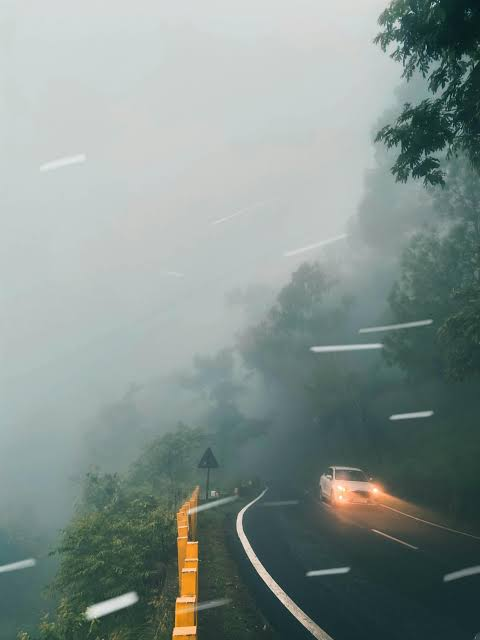
#> input picture fog image/car image 1.jpeg, 480 x 640 px, found by its file name; its folder holds only this picture in this run
$ python 'clahe vth folder.py'
#> lines starting #> are read from the running program, lines starting #| are printed output that depends on the picture
#> in process_images, input_image is the input picture: shape (640, 480, 3); mean B, G, R 141.5, 145.6, 131.9
import cv2
import numpy as np
import os
import time

def compute_psnr(img1, img2):
    mse = np.mean((img1.astype(np.float32) - img2.astype(np.float32)) ** 2)
    if mse == 0:
        return float('inf')
    PIXEL_MAX = 255.0
    return 10 * np.log10((PIXEL_MAX ** 2) / mse)

def compute_single_image_snr(image):
    image = image.astype(np.float32)
    smooth = cv2.GaussianBlur(image, (5, 5), 1)
    noise = image - smooth
    signal_power = np.mean(image ** 2)
    noise_power = np.mean(noise ** 2)
    if noise_power == 0:
        return float('inf')
    return 10 * np.log10(signal_power / noise_power)

def defog_image(image):
    # Convert to LAB and apply CLAHE
    lab = cv2.cvtColor(image, cv2.COLOR_BGR2LAB)
#> lab: shape (640, 480, 3); mean of channels 0, 1, 2 149, 122.2, 128.5
    l, a, b = cv2.split(lab)
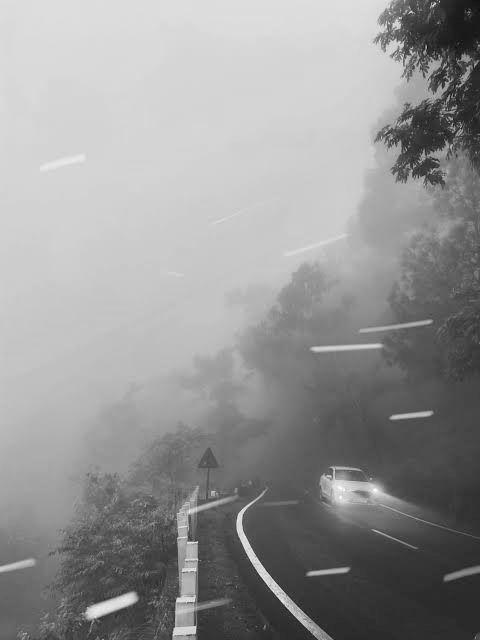
#> l: shape (640, 480); min 11, max 252, mean 149
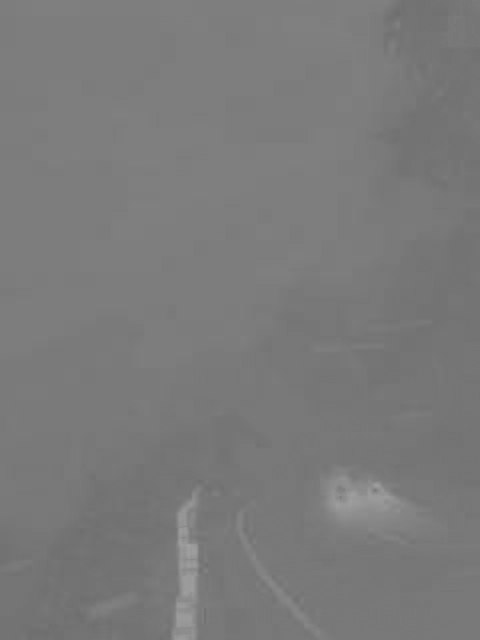
#> a: shape (640, 480); min 109, max 162, mean 122.2
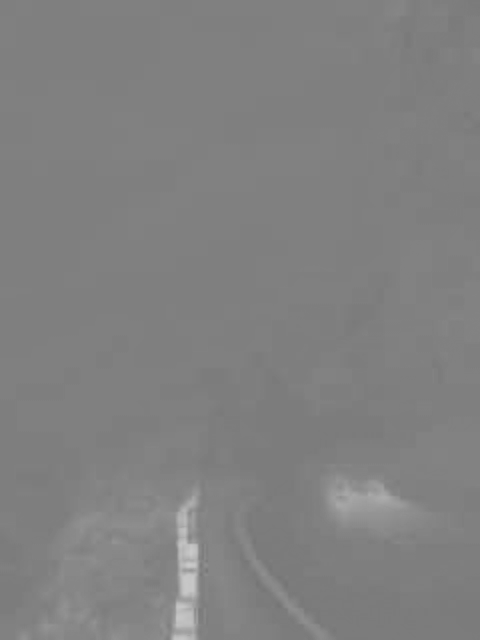
#> b: shape (640, 480); min 117, max 202, mean 128.5

    # CLAHE for light enhancement
    clahe = cv2.createCLAHE(clipLimit=3.0, tileGridSize=(8, 8))
    l_clahe = clahe.apply(l)
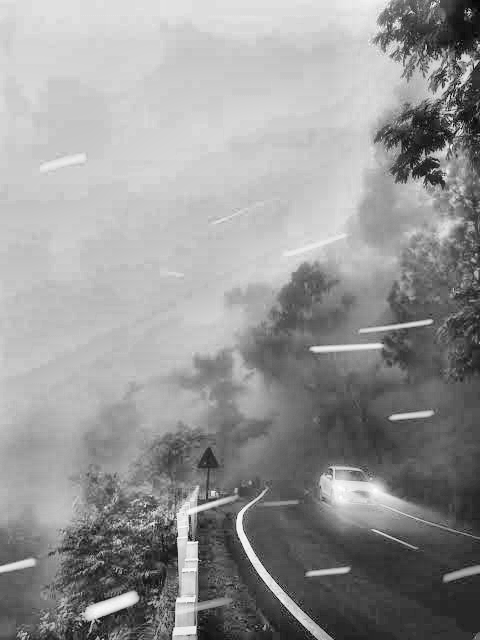
#> l_clahe: shape (640, 480); min 3, max 254, mean 149.6

    lab_clahe = cv2.merge((l_clahe, a, b))
#> lab_clahe: shape (640, 480, 3); mean of channels 0, 1, 2 149.6, 122.2, 128.5
    enhanced = cv2.cvtColor(lab_clahe, cv2.COLOR_LAB2BGR)
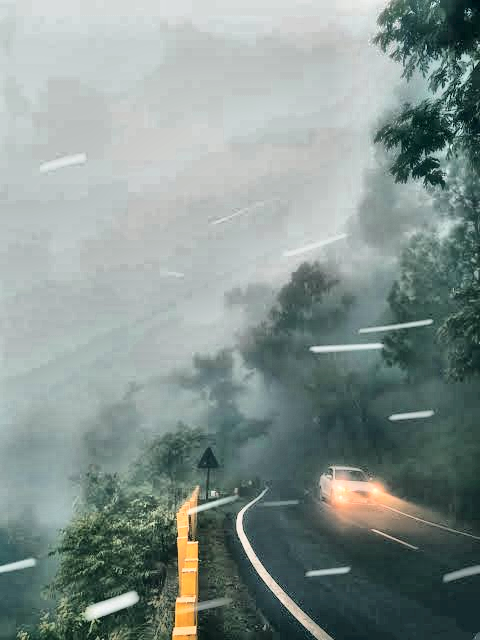
#> enhanced: shape (640, 480, 3); mean B, G, R 142.3, 146.4, 132.4

    # Apply denoising for a clean look
    enhanced = cv2.fastNlMeansDenoisingColored(enhanced, None, h=10, hColor=10,
                                               templateWindowSize=7, searchWindowSize=21)
    return enhanced

def process_images(input_folder, output_folder):
    if not os.path.exists(output_folder):
        os.makedirs(output_folder)

    for filename in os.listdir(input_folder):
        if filename.lower().endswith(('.png', '.jpg', '.jpeg', '.bmp')):
            input_path = os.path.join(input_folder, filename)
            output_path = os.path.join(output_folder, f"clahedefogged_{filename}")

            input_image = cv2.imread(input_path)
            if input_image is None:
                print(f"Could not read: {filename}")
                continue

            start_time = time.time()
            defogged_image = defog_image(input_image)
            elapsed = (time.time() - start_time) * 1000

            psnr_val = compute_psnr(input_image, defogged_image)
#> in compute_psnr, `mse = np.mean((img1.astype(np.float32) - img2.astype(np.float32)) ** 2)`: mse = 214.7
#> psnr_val = 24.81
            snr_input = compute_single_image_snr(input_image)
#> in compute_single_image_snr, `noise = image - smooth`:
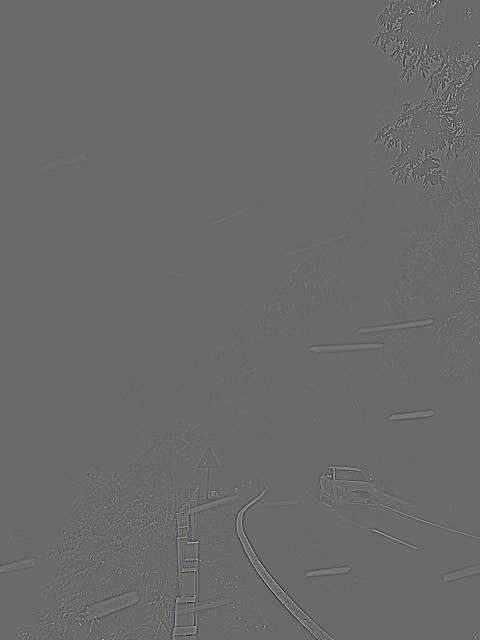
#> noise: shape (640, 480, 3) float32; mean B, G, R 0, 0, 0; drawn with min black and max white
#> in compute_single_image_snr, `signal_power = np.mean(image ** 2)`: signal_power = 23285.9
#> in compute_single_image_snr, `noise_power = np.mean(noise ** 2)`: noise_power = 18.06
#> snr_input = 31.1
            snr_output = compute_single_image_snr(defogged_image)
#> in compute_single_image_snr (call 2), `smooth = cv2.GaussianBlur(image, (5, 5), 1)`:
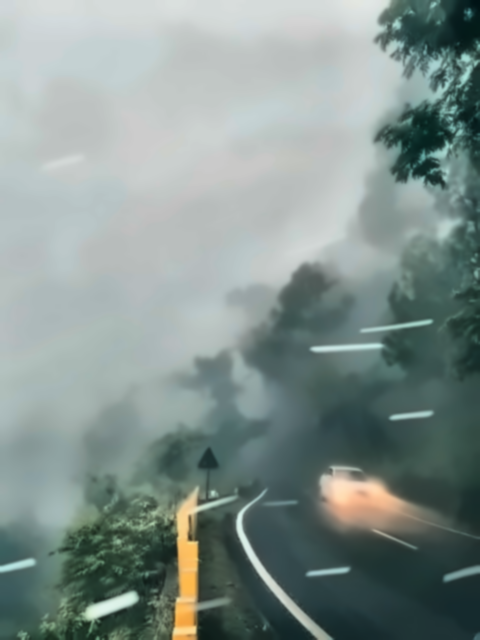
#> smooth: shape (640, 480, 3) float32; mean B, G, R 142, 146.1, 131.4
#> in compute_single_image_snr (call 2), `signal_power = np.mean(image ** 2)`: signal_power = 23156
#> in compute_single_image_snr (call 2), `noise_power = np.mean(noise ** 2)`: noise_power = 32.68
#> snr_output = 28.5

            print(f"Processed: {filename}")
            print(f"PSNR: {psnr_val:.2f} dB")
#| PSNR: 24.81 dB
            print(f"SNR (Input):  {snr_input:.2f} dB")
#| SNR (Input):  31.10 dB
            print(f"SNR (Output): {snr_output:.2f} dB")
#| SNR (Output): 28.50 dB
            print(f"Time: {elapsed:.2f} ms\n")

            cv2.imwrite(output_path, defogged_image)

#Set your input/output folder paths here:
input_folder = r"C:\Users\dhane\Downloads\main project\fog image"
output_folder = r"C:\Users\dhane\Downloads\main project\output"

process_images(input_folder, output_folder)

$ run again, on fog image/car image 5.jpeg
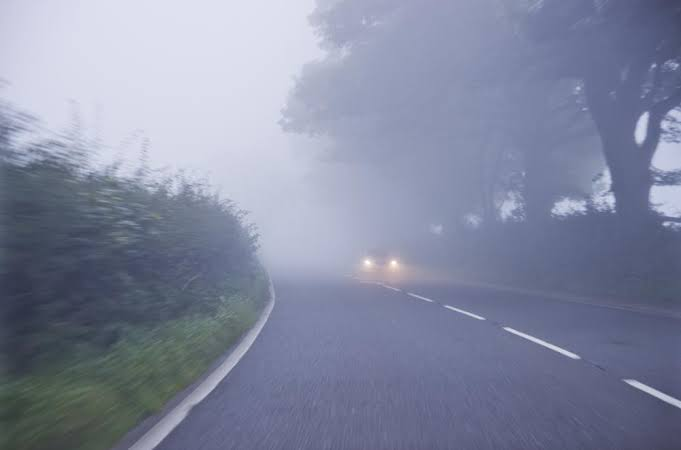
#> input picture fog image/car image 5.jpeg, 681 x 450 px, found by its file name
#> in process_images, input_image is the input picture: shape (450, 681, 3); mean B, G, R 160.6, 137, 131
#> lab: shape (450, 681, 3); mean of channels 0, 1, 2 145, 131, 114.7
#> in defog_image, `l, a, b = cv2.split(lab)`:
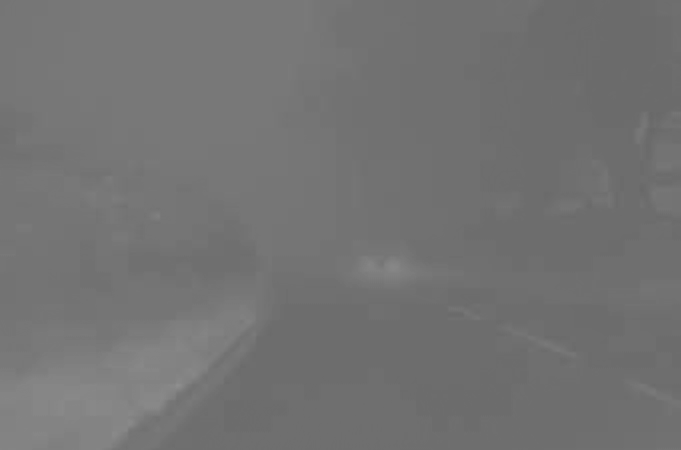
#> b: shape (450, 681); min 104, max 143, mean 114.7
#> lab_clahe: shape (450, 681, 3); mean of channels 0, 1, 2 142.3, 131, 114.7
#> in defog_image, `enhanced = cv2.cvtColor(lab_clahe, cv2.COLOR_LAB2BGR)`:
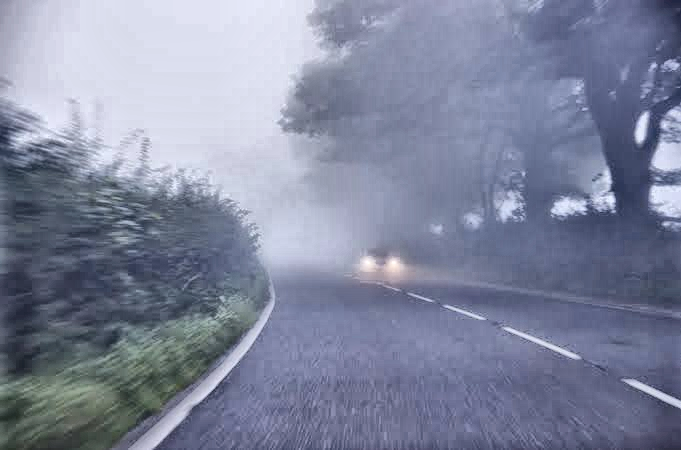
#> enhanced: shape (450, 681, 3); mean B, G, R 157.8, 134.5, 128.2
#> mse = 224.1
#> psnr_val = 24.63
#> signal_power = 22808.4
#> noise_power = 3.58
#> snr_input = 38.05
#> snr_output = 38.92
#| PSNR: 24.63 dB
#| SNR (Input):  38.05 dB
#| SNR (Output): 38.92 dB

$ run again, on fog image/car image 2.jpeg
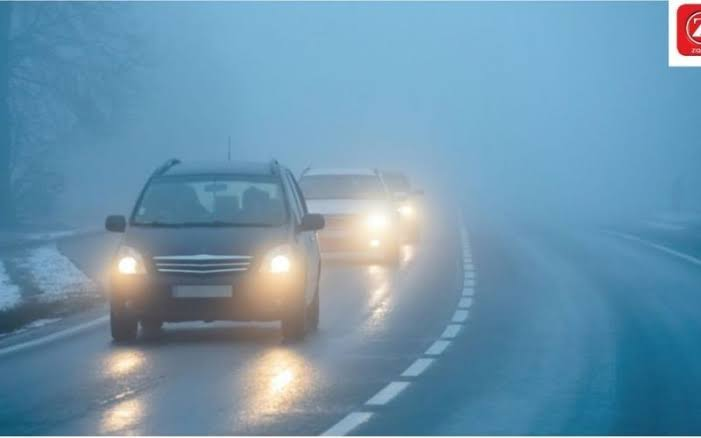
#> input picture fog image/car image 2.jpeg, 701 x 438 px, found by its file name
#> in process_images, input_image is the input picture: shape (438, 701, 3); mean B, G, R 173.5, 148.9, 109.2
#> lab: shape (438, 701, 3); mean of channels 0, 1, 2 152.5, 121.9, 111.2
#> lab_clahe: shape (438, 701, 3); mean of channels 0, 1, 2 143.8, 121.9, 111.2
#> mse = 540.8
#> psnr_val = 20.8
#> in compute_single_image_snr, `noise = image - smooth`:
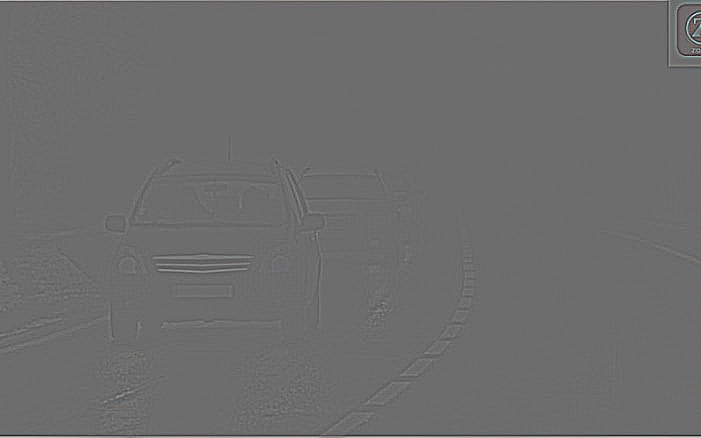
#> noise: shape (438, 701, 3) float32; mean B, G, R 0.1, 0.1, 0.1; drawn with min black and max white
#> signal_power = 22708.2
#> noise_power = 11.84
#> snr_input = 32.83
#> in compute_single_image_snr (call 2), `smooth = cv2.GaussianBlur(image, (5, 5), 1)`:
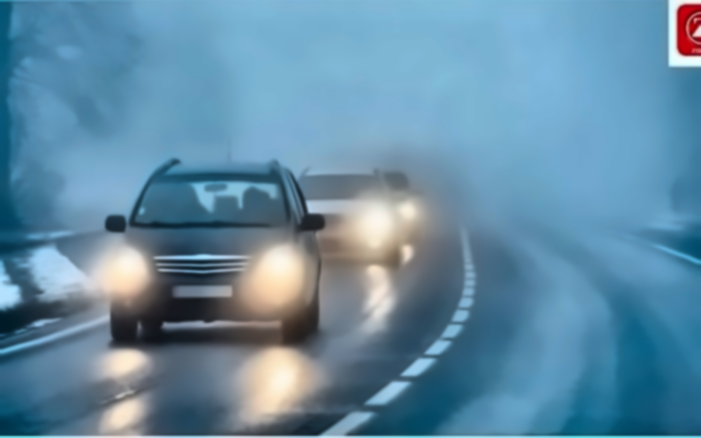
#> smooth: shape (438, 701, 3) float32; mean B, G, R 164.8, 140.5, 99.5
#> signal_power = 20941.2
#> noise_power = 18.71
#> snr_output = 30.49
#| PSNR: 20.80 dB
#| SNR (Input):  32.83 dB
#| SNR (Output): 30.49 dB

$ run again, on fog image/car image 4.jpeg
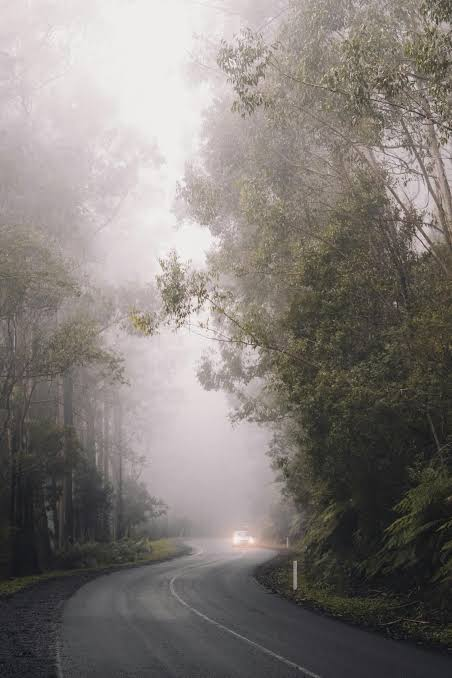
#> input picture fog image/car image 4.jpeg, 452 x 678 px, found by its file name
#> in process_images, input_image is the input picture: shape (678, 452, 3); mean B, G, R 120.2, 123.9, 129.5
#> lab: shape (678, 452, 3); mean of channels 0, 1, 2 130.4, 129.4, 130.9
#> lab_clahe: shape (678, 452, 3); mean of channels 0, 1, 2 131.9, 129.4, 130.9
#> mse = 911.3
#> psnr_val = 18.53
#> signal_power = 19837.2
#> noise_power = 46.16
#> snr_input = 26.33
#> in compute_single_image_snr (call 2), `noise = image - smooth`:
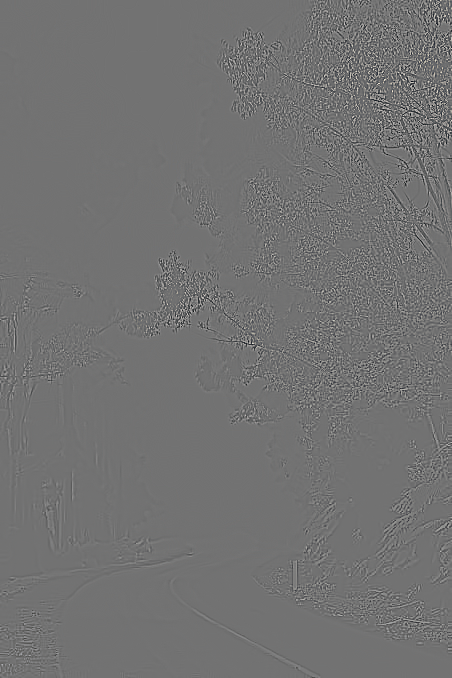
#> noise: shape (678, 452, 3) float32; mean B, G, R 0, 0, 0; drawn with min black and max white
#> signal_power = 19182.6
#> noise_power = 204.8
#> snr_output = 19.72
#| PSNR: 18.53 dB
#| SNR (Input):  26.33 dB
#| SNR (Output): 19.72 dB
